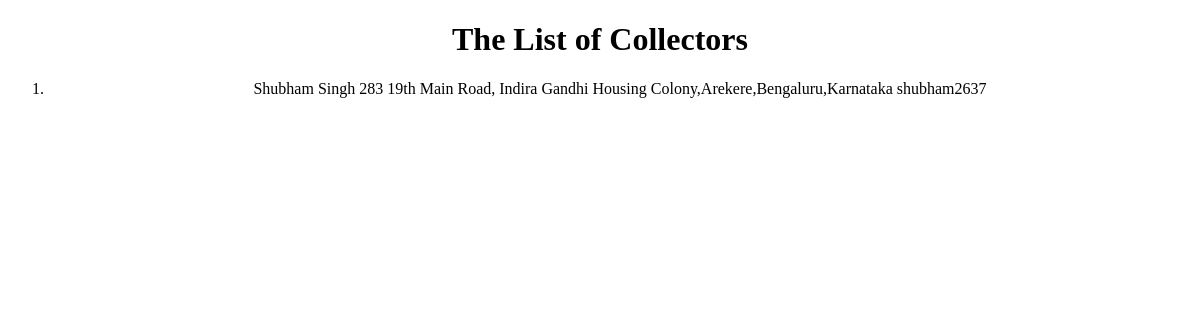
The page /collector on the database as committed earlier.
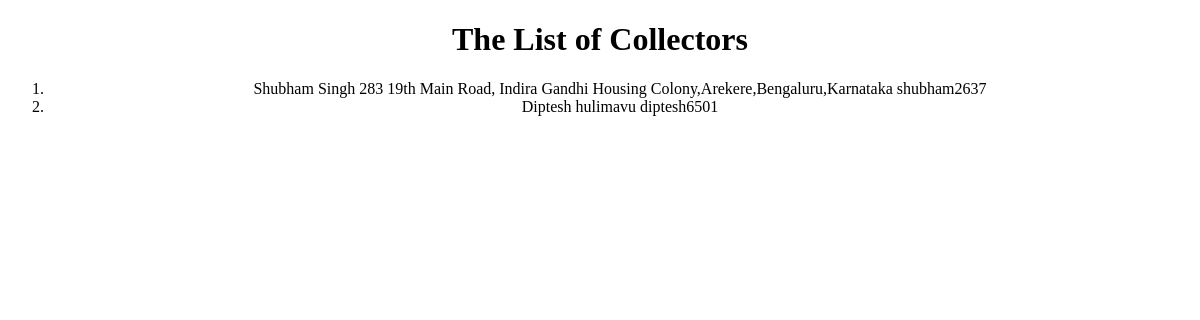
The same page on the database as committed later.
### Medical_Donation/models.py (models this page shows, shortened)
class Collector(models.Model):
    def get_image_path(instance, filename):
        return os.path.join('photos', str(instance.id), filename)
    name = models.CharField(max_length=64)
    address = models.CharField(max_length=128)
    pinCode = models.IntegerField()
    Phone_no = models.IntegerField()
    BirthDate = models.DateField(auto_now=False)
    UID = models.IntegerField(unique=True)
    email = models.EmailField(max_length=64)
    username = models.CharField(max_length=16,unique=True)
    password = models.CharField(max_length=16)
    image = models.ImageField(upload_to=get_image_path, blank =True, null=True)
    def __str__(self):
        return (f"{self.name} {self.address} {self.username}")
    class Medical(models.Model):
        def get_image_path(instance, filename):
            return os.path.join('photos', str(instance.id), filename)
        name = models.CharField(max_length=64)
        proprietor = models.CharField(max_length=64)
        license_no = models.CharField(max_length=64)
        address = models.CharField(max_length=128)
        pincode = models.PositiveIntegerField(max_length=6)
        email = models.EmailField()
        username = models.CharField(max_length=64, unique=True)
        password = models.CharField(max_length=16)
        Phone_no = models.IntegerField(max_length=10)
        image = models.ImageField(upload_to=get_image_path, blank =True, null=True)

### Medical_Donation/views.py (the view)
# urls.py: path("collector", views.collectors, name= "Collector_view"),
def collectors(request):
    context = {
    "collectors": Collector.objects.all()
    }
    return render(request, "Medical_Donation/collector.html",context)

### Medical_Donation/templates/Medical_Donation/collector.html (shortened to what this page needs)
<!DOCTYPE html>
<html lang="en" dir="ltr">
  <head>
  </head>
  <body>
    {% load static %}
    <center>
      <div class="disp">
    <h1>The List of Collectors</h1>
    <ol>
          {% for collector in collectors  %}
          <li>
            {{collector}}
          </li>
          {% endfor  %}
    </ol>
  </center>
  </body>
</html>

Rows that differ between the two databases and show on the page:
added Collector: name+address+username "Diptesh hulimavu diptesh6501"
